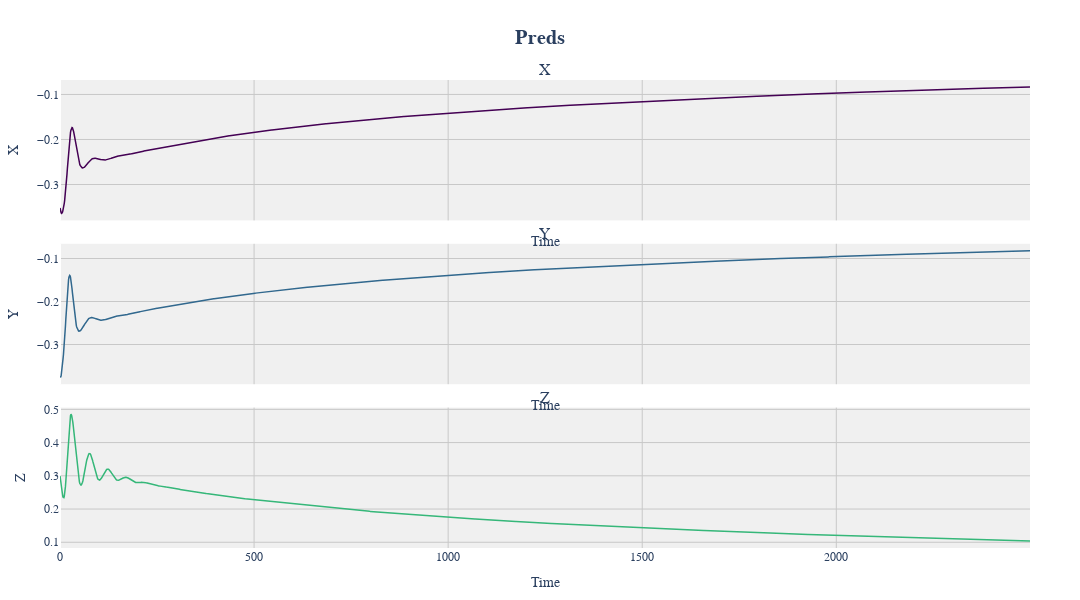
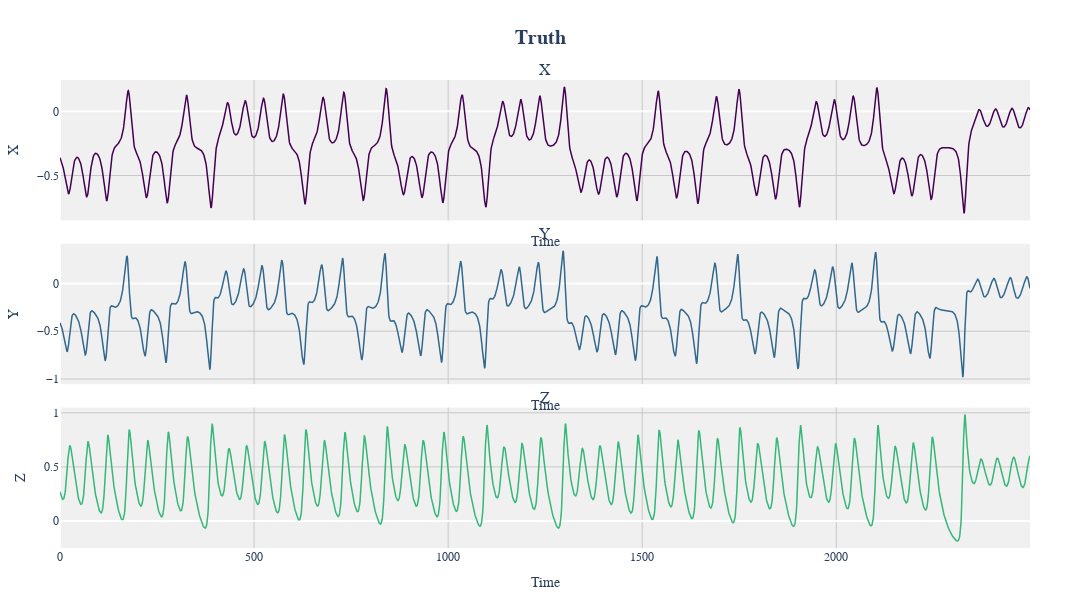

The code cell stored with these charts, in order, in its notebook:
### Code cell
viz.plot_components(trajectory=predictions, figsize=(1080,600), line_width=1.5, title="Preds", labels=["X","Y","Z"])
viz.plot_components(trajectory=truth, figsize=(1080,600), line_width=1.5, title="Truth", labels=["X","Y","Z"])

### Figure 1 — Plotly figure (JSON) as saved in the notebook; plotly's stock layout.template omitted (floating-point values rounded to 4 significant figures; data arrays with more than 128 entries replaced by an {"elided": "..."} marker saying what was removed)
{"data": [{"hoverinfo": "x+y", "line": {"color": "#440154", "width": 1.5}, "mode": "lines", "name": "X", "showlegend": false, "type": "scatter", "x": {"elided": "2500 int values"}, "xaxis": "x", "y": {"elided": "2500 float values"}, "yaxis": "y"}, {"hoverinfo": "x+y", "line": {"color": "#31688e", "width": 1.5}, "mode": "lines", "name": "Y", "showlegend": false, "type": "scatter", "x": {"elided": "2500 int values"}, "xaxis": "x2", "y": {"elided": "2500 float values"}, "yaxis": "y2"}, {"hoverinfo": "x+y", "line": {"color": "#35b779", "width": 1.5}, "mode": "lines", "name": "Z", "showlegend": false, "type": "scatter", "x": {"elided": "2500 int values"}, "xaxis": "x3", "y": {"elided": "2500 float values"}, "yaxis": "y3"}], "layout": {"annotations": [{"font": {"size": 16}, "showarrow": false, "text": "X", "x": 0.5, "xanchor": "center", "xref": "paper", "y": 1, "yanchor": "bottom", "yref": "paper"}, {"font": {"size": 16}, "showarrow": false, "text": "Y", "x": 0.5, "xanchor": "center", "xref": "paper", "y": 0.65, "yanchor": "bottom", "yref": "paper"}, {"font": {"size": 16}, "showarrow": false, "text": "Z", "x": 0.5, "xanchor": "center", "xref": "paper", "y": 0.3, "yanchor": "bottom", "yref": "paper"}], "font": {"family": "Arial", "size": 12}, "height": 600, "hovermode": "x unified", "margin": {"b": 50, "l": 50, "r": 50, "t": 80}, "paper_bgcolor": "white", "plot_bgcolor": "rgb(240, 240, 240)", "title": {"font": {"family": "Arial", "size": 20}, "text": "<b>Preds</b>", "x": 0.5, "xanchor": "center", "y": 0.95, "yanchor": "top"}, "width": 1080, "xaxis": {"anchor": "y", "domain": [0, 1], "gridcolor": "rgb(200, 200, 200)", "matches": "x3", "showgrid": true, "showticklabels": false, "title": {"text": "Time"}}, "xaxis2": {"anchor": "y2", "domain": [0, 1], "gridcolor": "rgb(200, 200, 200)", "matches": "x3", "showgrid": true, "showticklabels": false, "title": {"text": "Time"}}, "xaxis3": {"anchor": "y3", "domain": [0, 1], "gridcolor": "rgb(200, 200, 200)", "showgrid": true, "title": {"text": "Time"}}, "yaxis": {"anchor": "x", "domain": [0.7, 1], "gridcolor": "rgb(200, 200, 200)", "showgrid": true, "title": {"text": "X"}}, "yaxis2": {"anchor": "x2", "domain": [0.35, 0.65], "gridcolor": "rgb(200, 200, 200)", "showgrid": true, "title": {"text": "Y"}}, "yaxis3": {"anchor": "x3", "domain": [0, 0.3], "gridcolor": "rgb(200, 200, 200)", "showgrid": true, "title": {"text": "Z"}}}}

### Figure 2 — Plotly figure (JSON) as saved in the notebook; plotly's stock layout.template omitted (floating-point values rounded to 4 significant figures; data arrays with more than 128 entries replaced by an {"elided": "..."} marker saying what was removed)
{"data": [{"hoverinfo": "x+y", "line": {"color": "#440154", "width": 1.5}, "mode": "lines", "name": "X", "showlegend": false, "type": "scatter", "x": {"elided": "2500 int values"}, "xaxis": "x", "y": {"elided": "2500 float values"}, "yaxis": "y"}, {"hoverinfo": "x+y", "line": {"color": "#31688e", "width": 1.5}, "mode": "lines", "name": "Y", "showlegend": false, "type": "scatter", "x": {"elided": "2500 int values"}, "xaxis": "x2", "y": {"elided": "2500 float values"}, "yaxis": "y2"}, {"hoverinfo": "x+y", "line": {"color": "#35b779", "width": 1.5}, "mode": "lines", "name": "Z", "showlegend": false, "type": "scatter", "x": {"elided": "2500 int values"}, "xaxis": "x3", "y": {"elided": "2500 float values"}, "yaxis": "y3"}], "layout": {"annotations": [{"font": {"size": 16}, "showarrow": false, "text": "X", "x": 0.5, "xanchor": "center", "xref": "paper", "y": 1, "yanchor": "bottom", "yref": "paper"}, {"font": {"size": 16}, "showarrow": false, "text": "Y", "x": 0.5, "xanchor": "center", "xref": "paper", "y": 0.65, "yanchor": "bottom", "yref": "paper"}, {"font": {"size": 16}, "showarrow": false, "text": "Z", "x": 0.5, "xanchor": "center", "xref": "paper", "y": 0.3, "yanchor": "bottom", "yref": "paper"}], "font": {"family": "Arial", "size": 12}, "height": 600, "hovermode": "x unified", "margin": {"b": 50, "l": 50, "r": 50, "t": 80}, "paper_bgcolor": "white", "plot_bgcolor": "rgb(240, 240, 240)", "title": {"font": {"family": "Arial", "size": 20}, "text": "<b>Truth</b>", "x": 0.5, "xanchor": "center", "y": 0.95, "yanchor": "top"}, "width": 1080, "xaxis": {"anchor": "y", "domain": [0, 1], "gridcolor": "rgb(200, 200, 200)", "matches": "x3", "showgrid": true, "showticklabels": false, "title": {"text": "Time"}}, "xaxis2": {"anchor": "y2", "domain": [0, 1], "gridcolor": "rgb(200, 200, 200)", "matches": "x3", "showgrid": true, "showticklabels": false, "title": {"text": "Time"}}, "xaxis3": {"anchor": "y3", "domain": [0, 1], "gridcolor": "rgb(200, 200, 200)", "showgrid": true, "title": {"text": "Time"}}, "yaxis": {"anchor": "x", "domain": [0.7, 1], "gridcolor": "rgb(200, 200, 200)", "showgrid": true, "title": {"text": "X"}}, "yaxis2": {"anchor": "x2", "domain": [0.35, 0.65], "gridcolor": "rgb(200, 200, 200)", "showgrid": true, "title": {"text": "Y"}}, "yaxis3": {"anchor": "x3", "domain": [0, 0.3], "gridcolor": "rgb(200, 200, 200)", "showgrid": true, "title": {"text": "Z"}}}}
